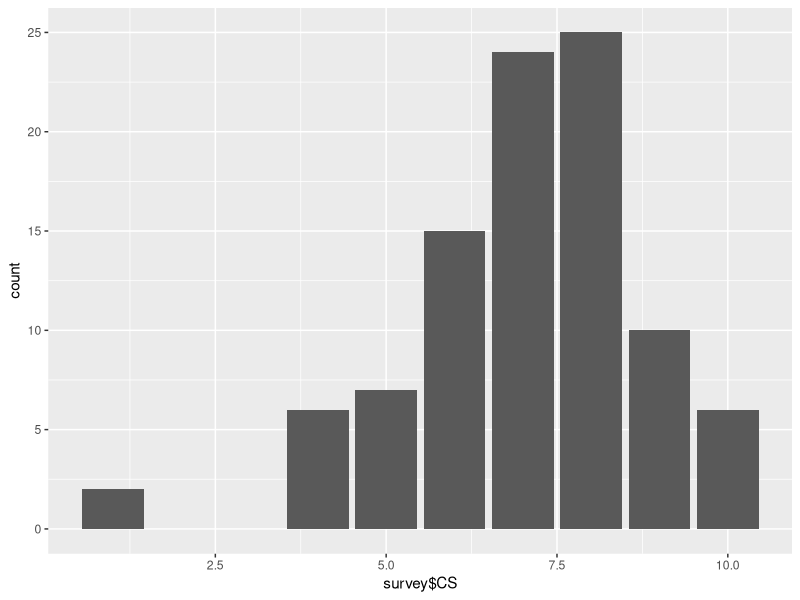

Write the R code that produced this figure.
#install.packages("ggplot2")
library(ggplot2)

#setwd("/Users/mikedo/Google Drive/School/CSUF_Class/CPSC_375_data_science/hw1")
setwd("C:/Users/kdo1/Google Drive/School/CSUF_Class/CPSC_375_data_science/hw1")
survey <- read.csv("survey2019.csv")

#bar graph
p <- ggplot(data = survey)
barGraph = 
  p +
  geom_bar(mapping=aes(x=survey$CS))

pdf("question2a_graph.pdf")
print(barGraph)
dev.off()
